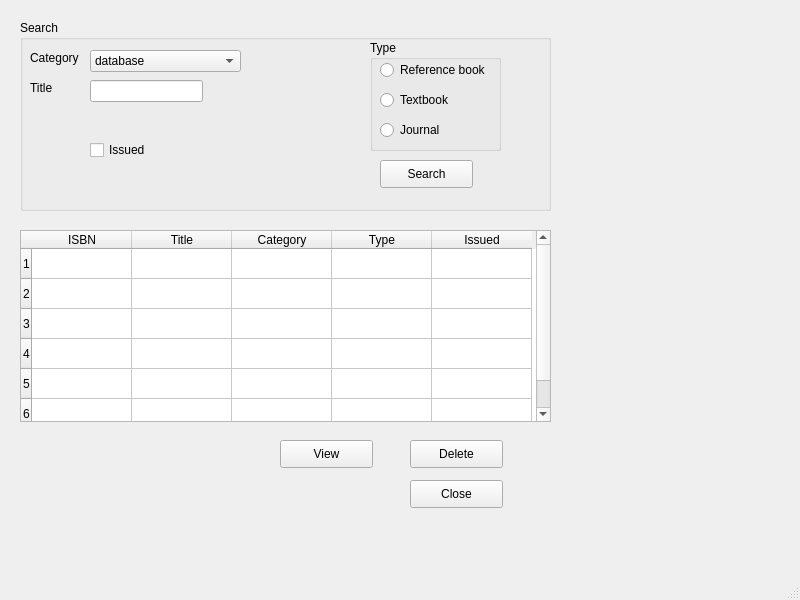
<?xml version="1.0" encoding="UTF-8"?>
<ui version="4.0">
 <class>MainWindow</class>
 <widget class="QMainWindow" name="MainWindow">
  <property name="geometry">
   <rect>
    <x>0</x>
    <y>0</y>
    <width>800</width>
    <height>600</height>
   </rect>
  </property>
  <property name="windowTitle">
   <string>MainWindow</string>
  </property>
  <widget class="QWidget" name="centralwidget">
   <widget class="QGroupBox" name="groupBox">
    <property name="geometry">
     <rect>
      <x>20</x>
      <y>20</y>
      <width>531</width>
      <height>191</height>
     </rect>
    </property>
    <property name="title">
     <string>Search</string>
    </property>
    <widget class="QLabel" name="label">
     <property name="geometry">
      <rect>
       <x>10</x>
       <y>30</y>
       <width>55</width>
       <height>16</height>
      </rect>
     </property>
     <property name="text">
      <string>Category</string>
     </property>
    </widget>
    <widget class="QComboBox" name="category">
     <property name="geometry">
      <rect>
       <x>70</x>
       <y>30</y>
       <width>151</width>
       <height>22</height>
      </rect>
     </property>
     <item>
      <property name="text">
       <string>database</string>
      </property>
     </item>
     <item>
      <property name="text">
       <string>OOP</string>
      </property>
     </item>
     <item>
      <property name="text">
       <string>AI</string>
      </property>
     </item>
    </widget>
    <widget class="QLabel" name="label_2">
     <property name="geometry">
      <rect>
       <x>10</x>
       <y>60</y>
       <width>55</width>
       <height>16</height>
      </rect>
     </property>
     <property name="text">
      <string>Title</string>
     </property>
    </widget>
    <widget class="QLineEdit" name="title">
     <property name="geometry">
      <rect>
       <x>70</x>
       <y>60</y>
       <width>113</width>
       <height>22</height>
      </rect>
     </property>
    </widget>
    <widget class="QCheckBox" name="issuedbox">
     <property name="geometry">
      <rect>
       <x>70</x>
       <y>120</y>
       <width>81</width>
       <height>20</height>
      </rect>
     </property>
     <property name="text">
      <string>Issued</string>
     </property>
    </widget>
    <widget class="QGroupBox" name="groupBox_2">
     <property name="geometry">
      <rect>
       <x>350</x>
       <y>20</y>
       <width>131</width>
       <height>111</height>
      </rect>
     </property>
     <property name="title">
      <string>Type</string>
     </property>
     <widget class="QRadioButton" name="reference">
      <property name="geometry">
       <rect>
        <x>10</x>
        <y>20</y>
        <width>121</width>
        <height>20</height>
       </rect>
      </property>
      <property name="text">
       <string>Reference book</string>
      </property>
     </widget>
     <widget class="QRadioButton" name="radioButton_2">
      <property name="geometry">
       <rect>
        <x>10</x>
        <y>80</y>
        <width>95</width>
        <height>20</height>
       </rect>
      </property>
      <property name="text">
       <string>Journal</string>
      </property>
     </widget>
     <widget class="QRadioButton" name="textbook">
      <property name="geometry">
       <rect>
        <x>10</x>
        <y>50</y>
        <width>95</width>
        <height>20</height>
       </rect>
      </property>
      <property name="text">
       <string>Textbook</string>
      </property>
     </widget>
    </widget>
    <widget class="QPushButton" name="searchbutton">
     <property name="geometry">
      <rect>
       <x>360</x>
       <y>140</y>
       <width>93</width>
       <height>28</height>
      </rect>
     </property>
     <property name="text">
      <string>Search</string>
     </property>
    </widget>
   </widget>
   <widget class="QTableWidget" name="booksTableWidget">
    <property name="geometry">
     <rect>
      <x>20</x>
      <y>230</y>
      <width>531</width>
      <height>192</height>
     </rect>
    </property>
    <row>
     <property name="text">
      <string>1</string>
     </property>
    </row>
    <row>
     <property name="text">
      <string>2</string>
     </property>
    </row>
    <row>
     <property name="text">
      <string>3</string>
     </property>
    </row>
    <row>
     <property name="text">
      <string>4</string>
     </property>
    </row>
    <row>
     <property name="text">
      <string>5</string>
     </property>
    </row>
    <row>
     <property name="text">
      <string>6</string>
     </property>
    </row>
    <column>
     <property name="text">
      <string>ISBN</string>
     </property>
    </column>
    <column>
     <property name="text">
      <string>Title</string>
     </property>
    </column>
    <column>
     <property name="text">
      <string>Category</string>
     </property>
    </column>
    <column>
     <property name="text">
      <string>Type</string>
     </property>
    </column>
    <column>
     <property name="text">
      <string>Issued</string>
     </property>
    </column>
   </widget>
   <widget class="QPushButton" name="viewbutton">
    <property name="geometry">
     <rect>
      <x>280</x>
      <y>440</y>
      <width>93</width>
      <height>28</height>
     </rect>
    </property>
    <property name="text">
     <string>View</string>
    </property>
   </widget>
   <widget class="QPushButton" name="deletebutton">
    <property name="geometry">
     <rect>
      <x>410</x>
      <y>440</y>
      <width>93</width>
      <height>28</height>
     </rect>
    </property>
    <property name="text">
     <string>Delete</string>
    </property>
   </widget>
   <widget class="QPushButton" name="closebutton">
    <property name="geometry">
     <rect>
      <x>410</x>
      <y>480</y>
      <width>93</width>
      <height>28</height>
     </rect>
    </property>
    <property name="text">
     <string>Close</string>
    </property>
   </widget>
  </widget>
  <widget class="QMenuBar" name="menubar">
   <property name="geometry">
    <rect>
     <x>0</x>
     <y>0</y>
     <width>800</width>
     <height>26</height>
    </rect>
   </property>
  </widget>
  <widget class="QStatusBar" name="statusbar"/>
 </widget>
 <resources/>
 <connections/>
</ui>
